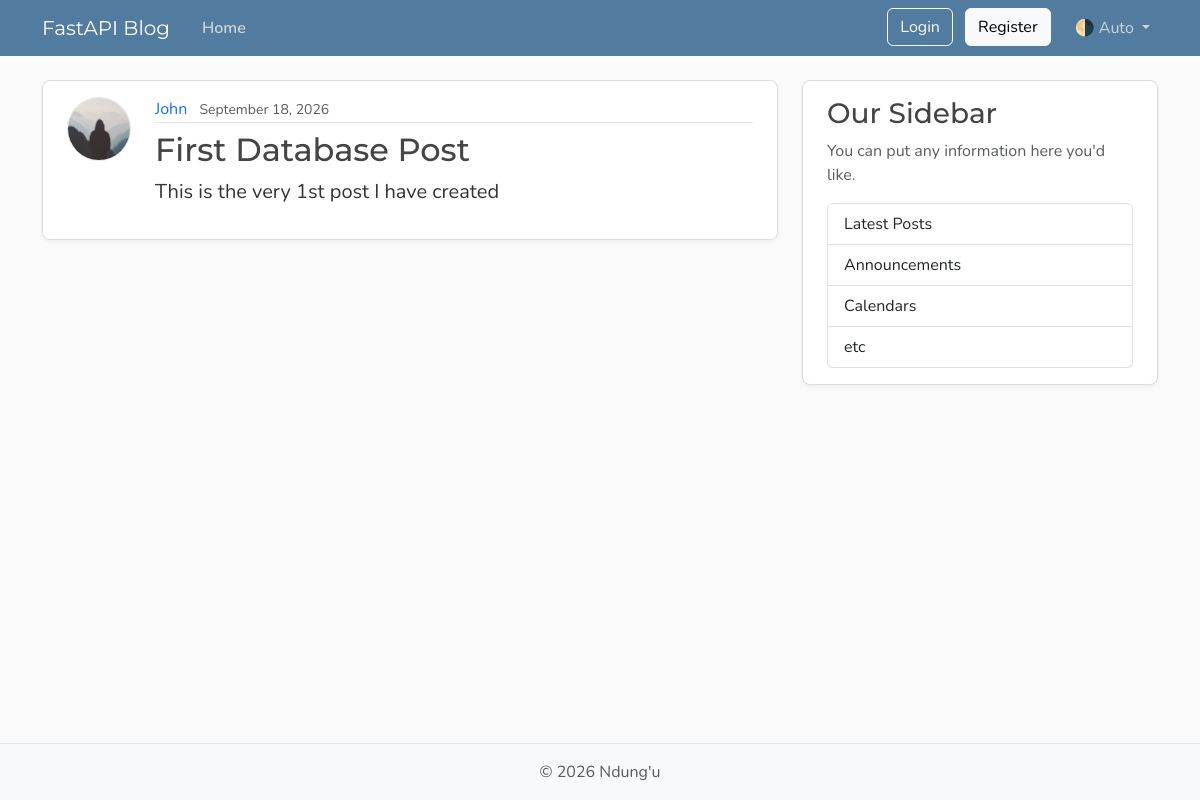
The page /posts/1 on the database as committed earlier.
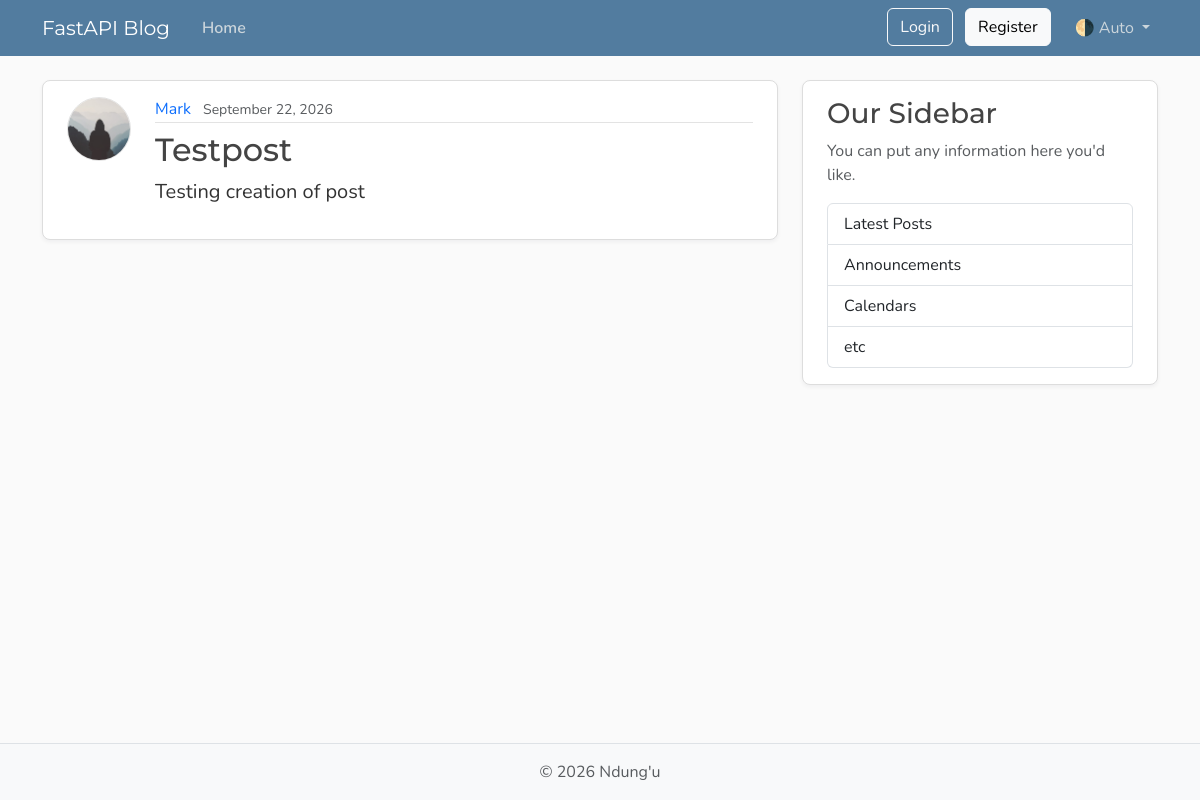
The same page on the database as committed later.
### models.py (models this page shows, shortened)
class User(Base):
    __tablename__ = "users"
    id: Mapped[int] = mapped_column(Integer, primary_key=True, index=True)
    username: Mapped[str] = mapped_column(
        String(50), unique=True, nullable=False)
    email: Mapped[str] = mapped_column(
        String(120), unique=True, nullable=False)
    password_hash: Mapped[str] = mapped_column(String(200), nullable=False)
    image_file: Mapped[str | None] = mapped_column(
        String(200),
        nullable=True,
        default=None,
    )
    posts: Mapped[list[Post]] = relationship(
        back_populates="author", cascade="all, delete-orphan",  # its how to cascade delete
    )
    reset_tokens: Mapped[list[PasswordResetToken]] = relationship(
        back_populates="user",
        cascade="all, delete-orphan",
    )

class Post(Base):
    __tablename__ = "posts"
    id: Mapped[int] = mapped_column(Integer, primary_key=True, index=True)
    title: Mapped[str] = mapped_column(String(100), nullable=False)
    content: Mapped[str] = mapped_column(Text, nullable=False)
    user_id: Mapped[int] = mapped_column(
        ForeignKey("users.id"),
        nullable=False,
        index=True,
    )
    date_posted: Mapped[datetime] = mapped_column(
        DateTime(timezone=True),
        default=lambda: datetime.now(UTC),
    )
    author: Mapped[User] = relationship(back_populates="posts")

### main.py (the view)
@app.get(
    "/posts/{post_id}",
    include_in_schema=False,
    name="get_post"
)
async def get_post(
    request: Request,
    post_id: int,
    db: Annotated[AsyncSession, Depends(get_db)]
):
    result = await db.execute(
        select(models.Post)
        .options(selectinload(models.Post.author))
        .where(models.Post.id == post_id)
    )
    post = result.scalars().first()
    if post:
        title = post.title[:50]
        return templates.TemplateResponse(
            request,
            "post.html",
            {
                "post": post,
                "title": title
            }
        )
    raise HTTPException(
        status_code=status.HTTP_404_NOT_FOUND,
        detail="Post not found"
    )

### templates/post.html (shortened to what this page needs)
{% extends "layout.html" %}
{% block content %}
    <article class="content-section py-3 px-4 mb-4">
        <div class="d-flex align-items-start gap-4">
            <img class="rounded-circle article-img flex-shrink-0"
                 src="{{ post.author.image_path }}"
                 alt="{{ post.author.username }}'s profile picture"
                 width="64"
                 height="64"
                 loading="lazy">
            <div class="flex-grow-1">
                <div class="article-metadata mb-2">
                    <a class="me-2"
                       href="{{ url_for('user_posts',user_id=post.author.id) }}">{{ post.author.username }}</a>
                    <small class="text-body-secondary">{{ post.date_posted.strftime("%B %d, %Y") }}</small>
                </div>
                <h2 class="article-title">{{ post.title }}</h2>
                <p class="article-content">{{ post.content }}</p>
            </div>
        </div>
    </article>
{% endblock content %}

Rows that differ between the two databases and show on the page:
changed User: author.username "John" → "Mark"
changed Post: date_posted "September 18, 2026" → "September 22, 2026"; title "First Database Post" → "Testpost"; content "This is the very 1st post I have created" → "Testing creation of post"
